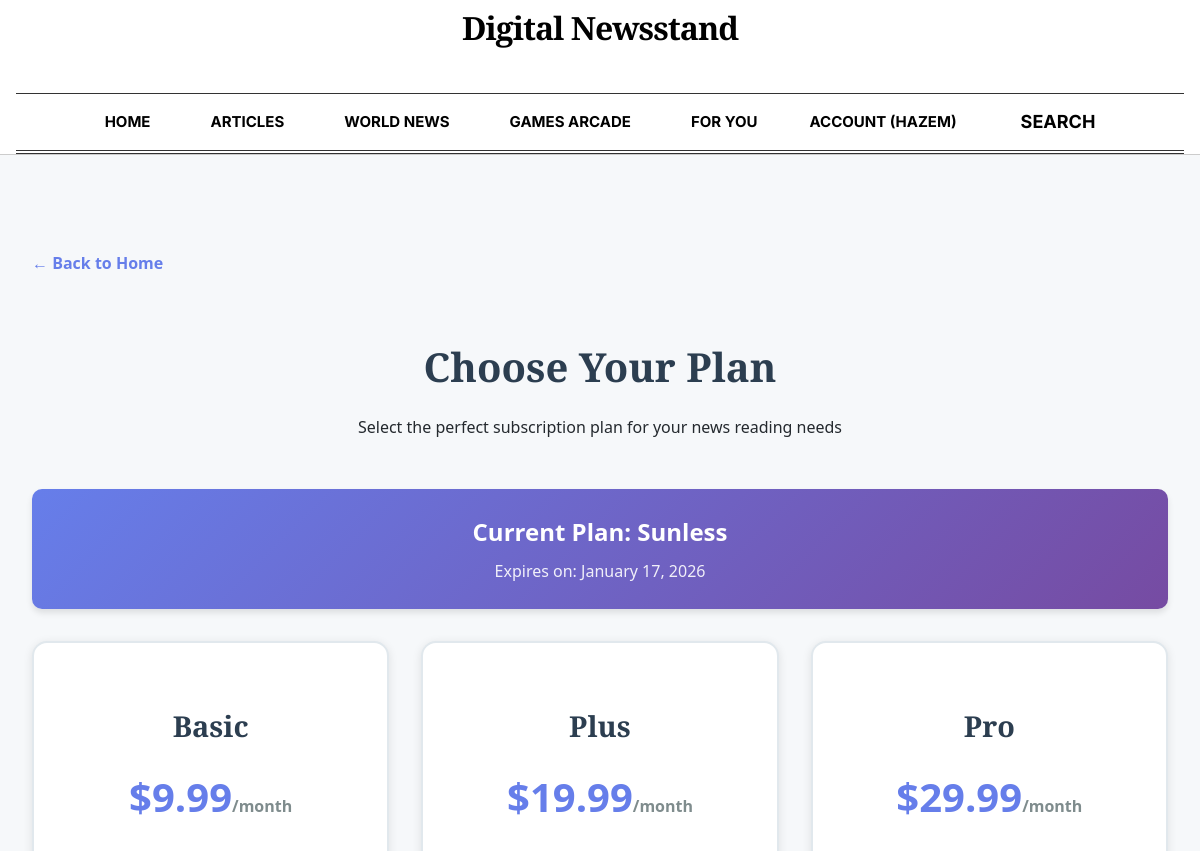
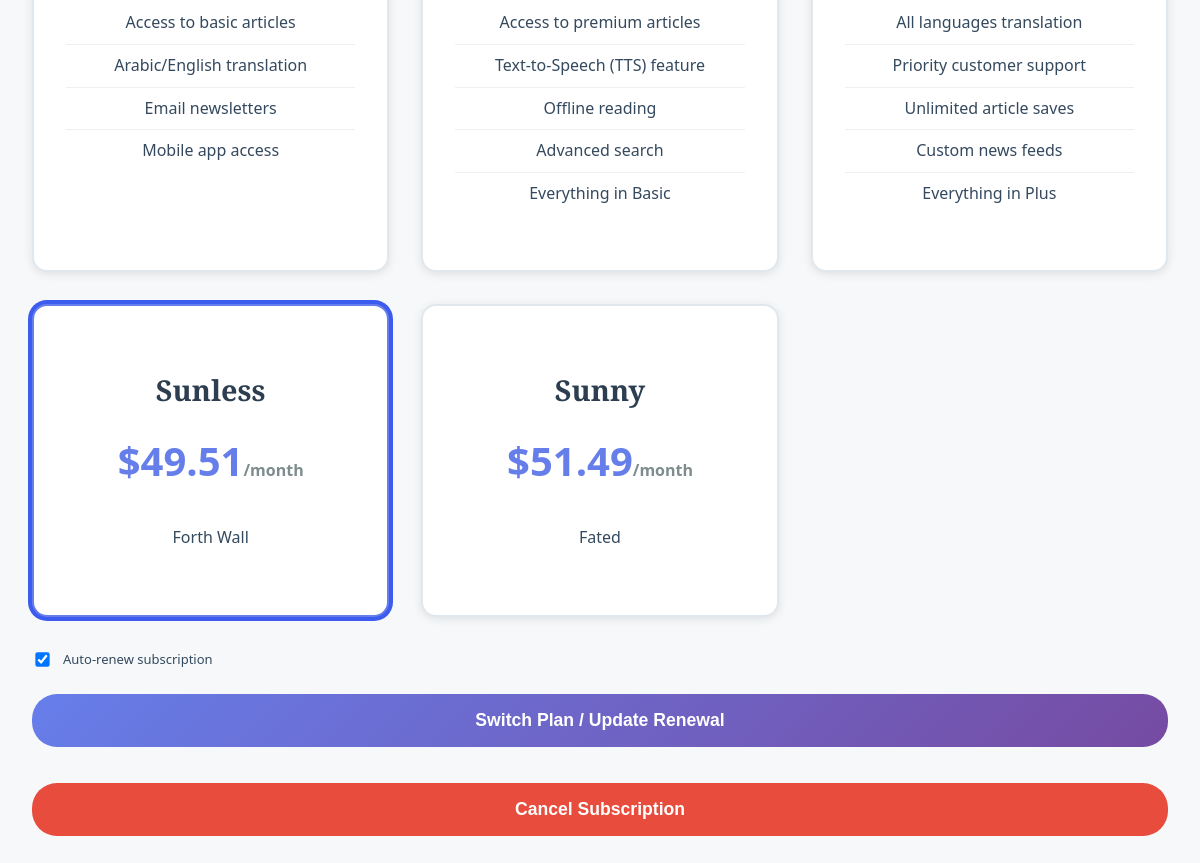
Before: /index.php?page=plans (signed in) with the older database file (2 pictures, top to bottom).
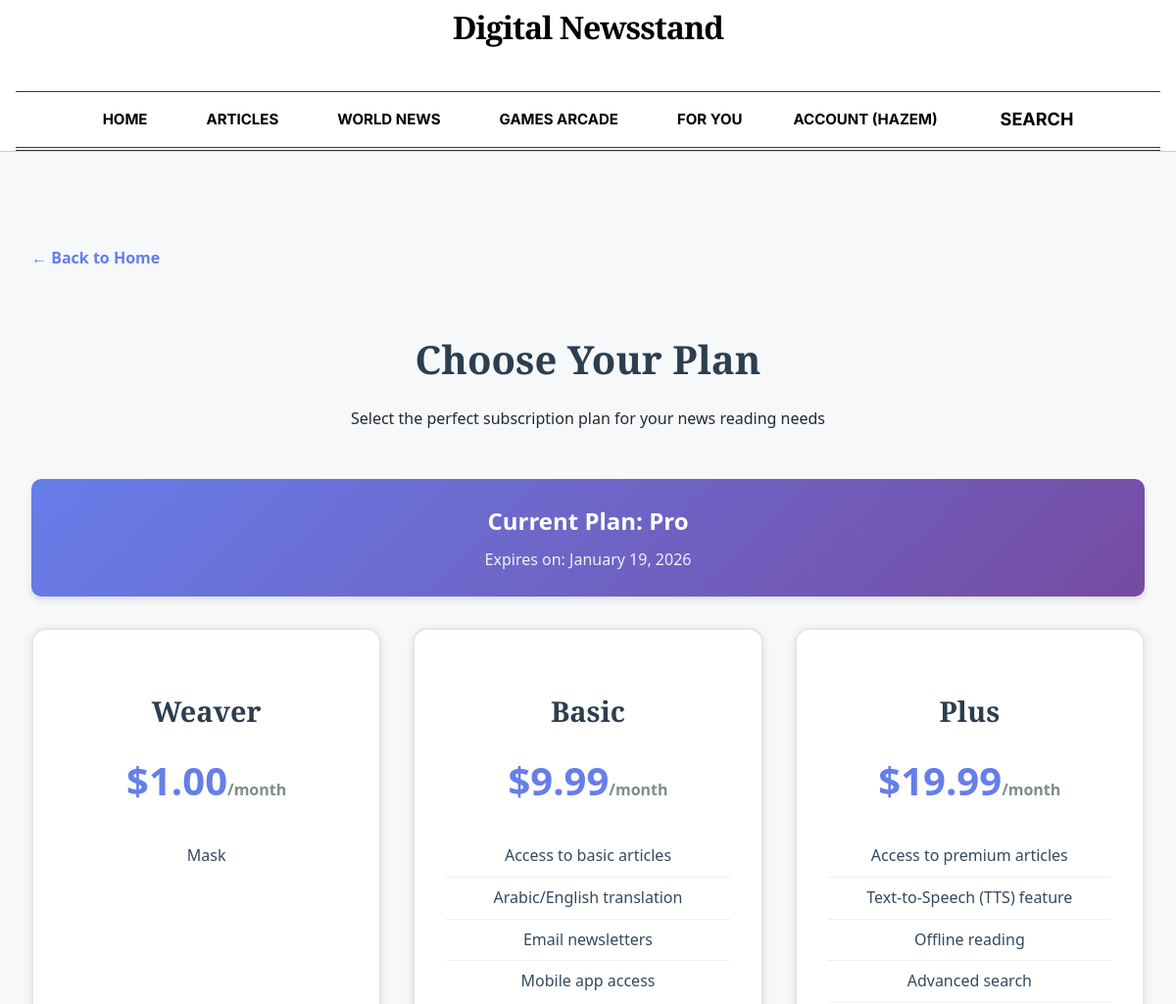
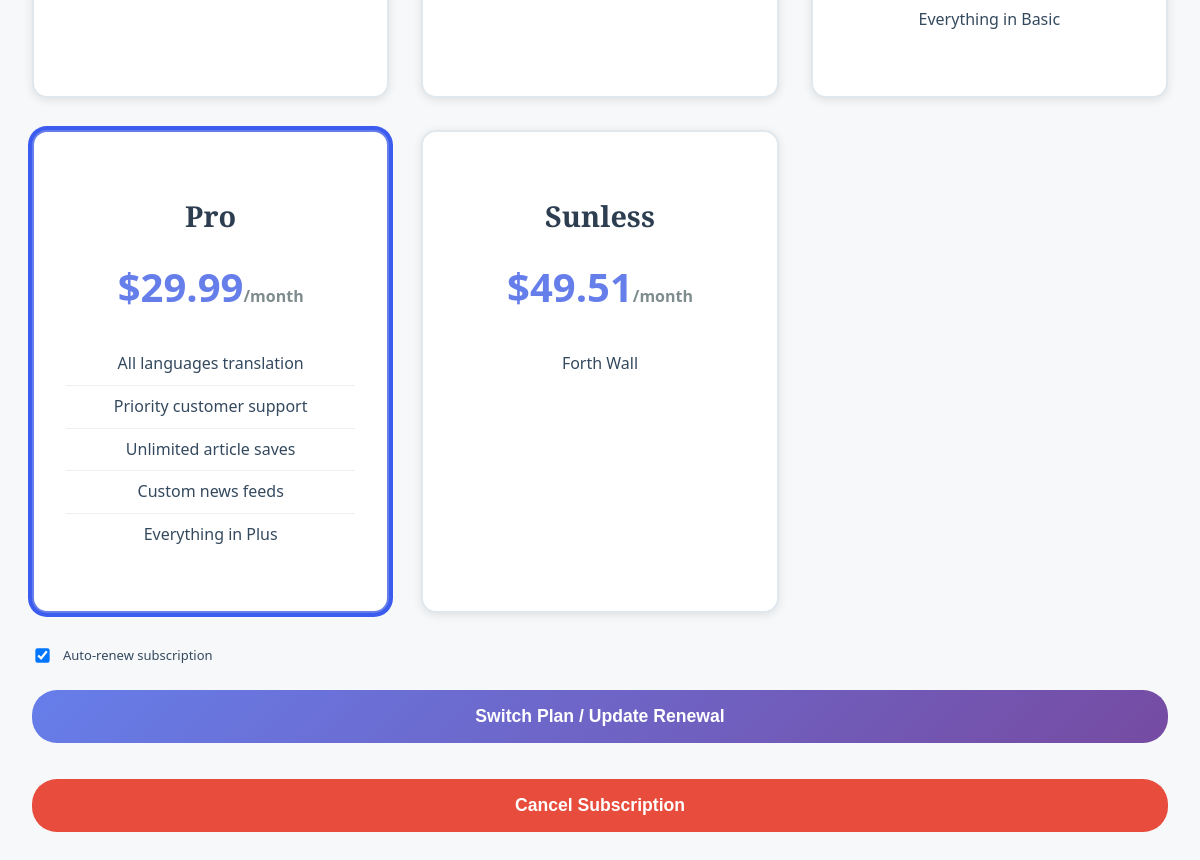
After: the same page with the newer database file (2 pictures, top to bottom).
### tables this page shows
CREATE TABLE `subscriptions` (
  `id` int NOT NULL AUTO_INCREMENT,
  `user_id` int NOT NULL,
  `plan` varchar(50) DEFAULT NULL,
  `auto_renew` tinyint(1) DEFAULT '1',
  `expires_at` datetime DEFAULT NULL,
  `plan_id` int DEFAULT NULL,
  PRIMARY KEY (`id`),
  KEY `user_id` (`user_id`),
  CONSTRAINT `subscriptions_ibfk_1` FOREIGN KEY (`user_id`) REFERENCES `users` (`id`) ON DELETE CASCADE
);

CREATE TABLE `plans` (
  `id` int NOT NULL AUTO_INCREMENT,
  `name` varchar(50) NOT NULL,
  `price` decimal(10,2) NOT NULL,
  `duration_days` int NOT NULL,
  `features` text,
  `created_at` timestamp NULL DEFAULT CURRENT_TIMESTAMP,
  `level` int DEFAULT '1',
  PRIMARY KEY (`id`)
);

### src/index.php (called while the page is built, shortened)
<?php
require __DIR__ . '/config/DataBase_Connection.php';
$selectedLang = $_SESSION['lang'] ?? 'en';
$page = $_GET['page'] ?? "";
Router::route($page, $selectedLang);

### src/Config/DataBase_Connection.php (called while the page is built)
<?php
if (!class_exists('Database')) {
class Database {
    private static $instance = null;
    private $host;
    private $db_name;
    private $username;
    private $password;
    public $conn = null;
    private function __construct() {
        $this->host = getenv('DB_HOST') ?: 'db';
        $this->db_name = getenv('DB_NAME') ?: 'News';
        $this->username = getenv('DB_USER') ?: 'Rain';
        $this->password = getenv('DB_PASS') ?: 'Sunny';
    }
    public static function getInstance(): Database {
        if (self::$instance === null) {
            self::$instance = new self();
        }
        return self::$instance;
    }
    public function connect() {
        if ($this->conn !== null) {
            return $this->conn;
        }
        try {
            $this->conn = new PDO(
                "mysql:host={$this->host};dbname={$this->db_name};charset=utf8",
                $this->username,
                $this->password
            );
            $this->conn->setAttribute(PDO::ATTR_ERRMODE, PDO::ERRMODE_EXCEPTION);
        } catch(PDOException $e) {
            die("Database Connection Error: " . $e->getMessage());
        }
        return $this->conn;
    }
}
}

### src/Models/User.php (called while the page is built, shortened)
<?php
require_once __DIR__ . "/../config/DataBase_Connection.php";
class User {
    private $conn;
    public function __construct() {
        $this->conn = Database::getInstance()->connect();
    }
    public function getSubscription($userId) {
        try {
            $stmt = $this->conn->prepare("SELECT * FROM subscriptions WHERE user_id = ? AND (expires_at IS NULL OR expires_at > NOW()) ORDER BY id DESC LIMIT 1");
            $stmt->execute([$userId]);
            return $stmt->fetch(PDO::FETCH_ASSOC);
        } catch (PDOException $e) {
            return null;
        }
    }
}

### src/Models/Subscription.php (called while the page is built, shortened)
<?php
require_once __DIR__ . "/../config/DataBase_Connection.php";
class Subscription {
    private $conn;
    public function __construct() {
        $this->conn = Database::getInstance()->connect();
    }
    public function getAllPlans() {
        $stmt = $this->conn->query("SELECT * FROM plans ORDER BY price ASC");
        return $stmt->fetchAll(PDO::FETCH_ASSOC);
    }
}

### src/Views/Subscription/Plans.php (the view, shortened to what the changed rows need)
<?php include(__DIR__ . '../../Layout/Header.php'); ?>
<?php
require_once __DIR__ . '/../../Models/User.php';
require_once __DIR__ . '/../../Models/Subscription.php';
$userModel = new User();
$subModel = new Subscription();
$subscription = $userModel->getSubscription($_SESSION['user_id']);
$allPlans = $subModel->getAllPlans();
$isActive = $subscription && strtotime($subscription['expires_at']) > time();
?>
<!DOCTYPE html>
<html lang="en">
<head>
    <link rel="stylesheet" href="../../Assets/CSS/Styles.css">
</head>
<body>
    <main>
        <div class="plans-container">
            <a href="index.php?page=Home" class="back-link">← Back to Home</a>
            <div class="plans-header">
                <h1>Choose Your Plan</h1>
                <p>Select the perfect subscription plan for your news reading needs</p>
            </div>
            <?php if ($isActive): ?>
                <div class="current-subscription-banner">
                    <h2>Current Plan: <?php echo htmlspecialchars($subscription['plan']); ?></h2>
                    <p>Expires on: <?= date('F j, Y', strtotime($subscription['expires_at'])) ?></p>
                </div>
            <?php endif; ?>
            <form class="subscription-form" id="subscriptionForm" method="POST" action="index.php?page=subscribe">
                <div class="subscription-plans">
                    <?php foreach ($allPlans as $plan): ?>
                        <div class="subscription-plan" onclick="document.getElementById('plan_<?= $plan['id'] ?>').click()">
                            <h3><?= htmlspecialchars($plan['name']) ?></h3>
                            <div class="price">$<?= number_format($plan['price'], 2) ?><span>/<?= (int)$plan['duration_days'] === 30 ? 'month' : 'year' ?></span></div>
                            <ul class="features">
                                <?php
                                    $feats = explode("\n", $plan['features']);
                                    foreach ($feats as $f) {
                                        if (trim($f)) echo "<li>" . htmlspecialchars(trim($f)) . "</li>";
                                    }
                                ?>
                            </ul>
                        </div>
                    <?php endforeach; ?>
                </div>
                <div class="auto-renew-section">
                    <label for="autoRenew">
                        <input type="checkbox" id="autoRenew" name="autoRenew" <?= ($isActive && ($subscription['auto_renew'] ?? 0)) ? 'checked' : 'checked' ?>>
                        Auto-renew subscription
                    </label>
                </div>
                <button type="submit" class="subscribe-btn" id="subscribeBtn">
                    <?php echo $isActive ? 'Switch Plan / Update Renewal' : 'Subscribe Now'; ?>
                </button>
            </form>
            <?php if ($isActive): ?>
                <form action="index.php?page=cancel_subscription" method="POST" style="margin-top: 20px;" onsubmit="return confirm('Are you sure you want to cancel? You will lose access immediately.');">
                    <button type="submit" class="subscribe-btn cancel-btn">Cancel Subscription</button>
                </form>
            <?php endif; ?>
        </div>
    </main>
</body>
</html>

Changed rows visible on the page:
no longer on this page (row unchanged): subscriptions: plan "Sunless", expires_at "January 17, 2026", auto_renew "☑"
removed plans: name "Sunny", price "51.49", duration_days "month", features "Fated"
added subscriptions: plan "Pro", expires_at "January 19, 2026", auto_renew "☑"
added plans: name "Weaver", price "1.00", duration_days "month", features "Mask"
